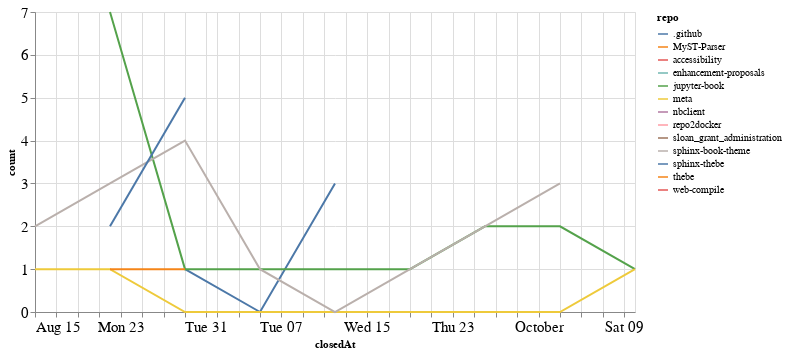

The code cell stored with this chart in its notebook:
### Code cell
closed_by_time = closed_by.groupby('repo').resample('W', on='closedAt').count()['author'].reset_index()
closed_by_time = closed_by_time.rename(columns={'author': 'count'})

alt.Chart(closed_by_time, width=600).mark_line().encode(
    x='closedAt',
    y='count',
    color='repo',
    tooltip="repo"
)

### Figure 1 — Vega-Lite specification as saved in the notebook (floating-point values rounded to 4 significant figures)
{"config": {"axisLeft": {"labelFontSize": 15}, "axisBottom": {"labelFontSize": 15}}, "data": {"name": "data-1af746797aa1f9c99fb6919b5d1d5423"}, "mark": "line", "encoding": {"color": {"type": "nominal", "field": "repo"}, "tooltip": {"type": "nominal", "field": "repo"}, "x": {"type": "temporal", "field": "closedAt"}, "y": {"type": "quantitative", "field": "count"}}, "width": 600, "$schema": "https://vega.github.io/schema/vega-lite/v4.8.1.json", "datasets": {"data-1af746797aa1f9c99fb6919b5d1d5423": [{"repo": ".github", "closedAt": "2021-08-29T00:00:00", "count": 1}, {"repo": ".github", "closedAt": "2021-09-05T00:00:00", "count": 0}, {"repo": ".github", "closedAt": "2021-09-12T00:00:00", "count": 3}, {"repo": "MyST-Parser", "closedAt": "2021-09-26T00:00:00", "count": 1}, {"repo": "accessibility", "closedAt": "2021-08-29T00:00:00", "count": 2}, {"repo": "enhancement-proposals", "closedAt": "2021-10-10T00:00:00", "count": 1}, {"repo": "jupyter-book", "closedAt": "2021-08-22T00:00:00", "count": 7}, {"repo": "jupyter-book", "closedAt": "2021-08-29T00:00:00", "count": 1}, {"repo": "jupyter-book", "closedAt": "2021-09-05T00:00:00", "count": 1}, {"repo": "jupyter-book", "closedAt": "2021-09-12T00:00:00", "count": 1}, {"repo": "jupyter-book", "closedAt": "2021-09-19T00:00:00", "count": 1}, {"repo": "jupyter-book", "closedAt": "2021-09-26T00:00:00", "count": 2}, {"repo": "jupyter-book", "closedAt": "2021-10-03T00:00:00", "count": 2}, {"repo": "jupyter-book", "closedAt": "2021-10-10T00:00:00", "count": 1}, {"repo": "meta", "closedAt": "2021-08-15T00:00:00", "count": 1}, {"repo": "meta", "closedAt": "2021-08-22T00:00:00", "count": 1}, {"repo": "meta", "closedAt": "2021-08-29T00:00:00", "count": 0}, {"repo": "meta", "closedAt": "2021-09-05T00:00:00", "count": 0}, {"repo": "meta", "closedAt": "2021-09-12T00:00:00", "count": 0}, {"repo": "meta", "closedAt": "2021-09-19T00:00:00", "count": 0}, {"repo": "meta", "closedAt": "2021-09-26T00:00:00", "count": 0}, {"repo": "meta", "closedAt": "2021-10-03T00:00:00", "count": 0}, {"repo": "meta", "closedAt": "2021-10-10T00:00:00", "count": 1}, {"repo": "nbclient", "closedAt": "2021-09-19T00:00:00", "count": 1}, {"repo": "repo2docker", "closedAt": "2021-09-19T00:00:00", "count": 1}, {"repo": "sloan_grant_administration", "closedAt": "2021-10-10T00:00:00", "count": 1}, {"repo": "sphinx-book-theme", "closedAt": "2021-08-15T00:00:00", "count": 2}, {"repo": "sphinx-book-theme", "closedAt": "2021-08-22T00:00:00", "count": 3}, {"repo": "sphinx-book-theme", "closedAt": "2021-08-29T00:00:00", "count": 4}, {"repo": "sphinx-book-theme", "closedAt": "2021-09-05T00:00:00", "count": 1}, {"repo": "sphinx-book-theme", "closedAt": "2021-09-12T00:00:00", "count": 0}, {"repo": "sphinx-book-theme", "closedAt": "2021-09-19T00:00:00", "count": 1}, {"repo": "sphinx-book-theme", "closedAt": "2021-09-26T00:00:00", "count": 2}, {"repo": "sphinx-book-theme", "closedAt": "2021-10-03T00:00:00", "count": 3}, {"repo": "sphinx-thebe", "closedAt": "2021-08-22T00:00:00", "count": 2}, {"repo": "sphinx-thebe", "closedAt": "2021-08-29T00:00:00", "count": 5}, {"repo": "thebe", "closedAt": "2021-08-22T00:00:00", "count": 1}, {"repo": "thebe", "closedAt": "2021-08-29T00:00:00", "count": 1}, {"repo": "web-compile", "closedAt": "2021-09-26T00:00:00", "count": 1}]}}
